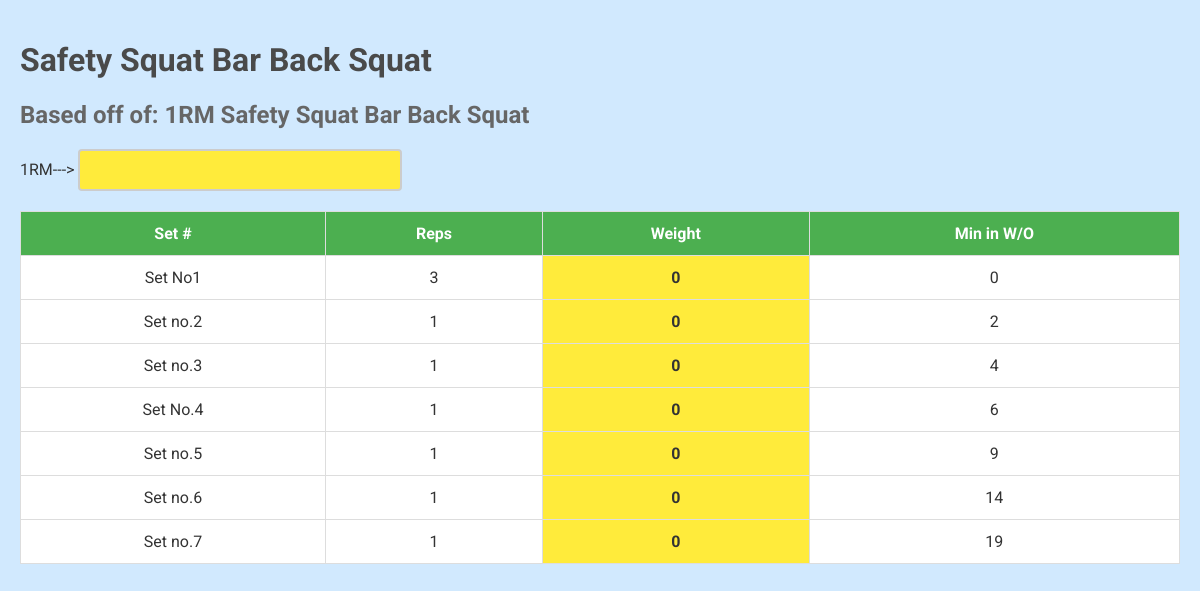
The page /cal/calculate/ on the database its author committed.
### cal/models.py (models this page shows, shortened)
class Model1(models.Model):
    set_number = models.CharField(max_length=100, verbose_name='Set #')
    reps = models.IntegerField(verbose_name='Reps')
    min_in_w_o = models.IntegerField(verbose_name='Min in W/O')

### cal/views.py (the view)
# urls.py: path('calculate/', calculate_weight, name='calculate_weight'),
def calculate_weight(request):
    weight = None
    results = []
    model_instances = Model1.objects.all()[:7]  # Ensure we only take the first seven records
    if request.method == 'POST':
        weight = float(request.POST.get('weight', 0))
        multipliers = [0.35, 0.55, 0.65, 0.75, 0.85, 0.93, 1.0]
        for i, instance in enumerate(model_instances):
            calculated_weight = round(weight * multipliers[i])  # Round to nearest integer
            results.append({
                'set_number': instance.set_number,
                'reps': instance.reps,
                'weight': calculated_weight,
                'min_in_w_o': instance.min_in_w_o
            })
    else:
        for instance in model_instances:
            results.append({
                'set_number': instance.set_number,
                'reps': instance.reps,
                'weight': 0,  # Default weight for initial display
                'min_in_w_o': instance.min_in_w_o
            })
    return render(request, 'cal/calculate_weight.html', {'results': results, 'weight': weight})

### cal/templates/cal/calculate_weight.html (shortened to what this page needs)
<!DOCTYPE html>
<html lang="en">
<head>
</head>
<body>
    <h1>Safety Squat Bar Back Squat</h1>
    <h2>Based off of: 1RM Safety Squat Bar Back Squat</h2>
    <form method="POST" id="weight-form">
        <label for="weight">1RM---></label>
        <input type="number" id="weight" name="weight" value="{{ weight }}" oninput="this.form.submit()" required>
    </form>
    <table>
        <thead>
            <tr>
                <th>Set #</th>
                <th>Reps</th>
                <th class="weight">Weight</th>
                <th>Min in W/O</th>
            </tr>
        </thead>
        <tbody>
            {% for result in results %}
                <tr>
                    <td>{{ result.set_number }}</td>
                    <td>{{ result.reps }}</td>
                    <td class="weight">{{ result.weight }}</td>
                    <td>{{ result.min_in_w_o }}</td>
                </tr>
            {% endfor %}
        </tbody>
    </table>
</body>
</html>

### cal/templates/cal/calculate_weight.html (style rules this page uses)
body { font-family: 'Roboto', sans-serif; background-color: #D1E9FE; color: #333; margin: 0; padding: 20px; }
h1 { color: #4A4A4A; }
h2 { color: #666; }
#weight-form { margin-bottom: 20px; }
input[type="number"] { padding: 10px; font-size: 16px; border: 2px solid #ccc; border-radius: 4px; width: 100%; max-width: 300px; background-color: #ffeb3b; }
table { width: 100%; border-collapse: collapse; margin-top: 20px; }
th, td { padding: 12px; border: 1px solid #ddd; text-align: center; }
th { background-color: #4CAF50; color: white; }
td { background-color: #fff; }
td.weight { background-color: #ffeb3b; font-weight: bold; }
tr:nth-child(even) { background-color: #f2f2f2; }

### rows shown on the page
Model1: set_number "Set No1"
Model1: set_number "Set no.2"
Model1: set_number "Set no.3"
Model1: set_number "Set No.4"
Model1: set_number "Set no.5"
Model1: set_number "Set no.6"
Model1: set_number "Set no.7"

### other values the page prints
{{ result.reps }} "3" "1" "1" "1" "1" "1" "1"
{{ result.weight }} "0" "0" "0" "0" "0" "0" "0"
{{ result.min_in_w_o }} "0" "2" "4" "6" "9" "14" "19"
